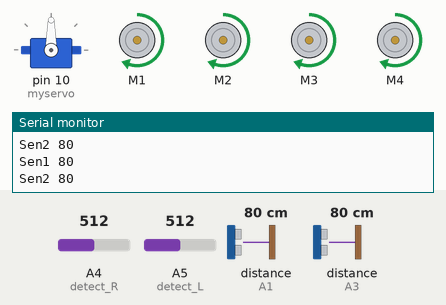
Simulated run of this sketch. Board: Arduino Uno, built with avr-gcc and run on an emulated ATmega328P. On the bench: servo, 4 × DC motor (green arrow = forward, orange = backward, longer = faster), the last lines printed to the serial monitor. The test bench sets the inputs (shaded band); at power-on: distance to the obstacle (sensors on A1, A3) 80 cm, A4 (detect_R) = 512, A5 (detect_L) = 512. The echo pulse lasts 58.3 µs per cm.

Above: at 2.2 s.
2.3 s: distance to the obstacle (sensor on A1) set to 33 cm
3.8 s: distance to the obstacle (sensor on A1) set to 26 cm
At 6.4 s:
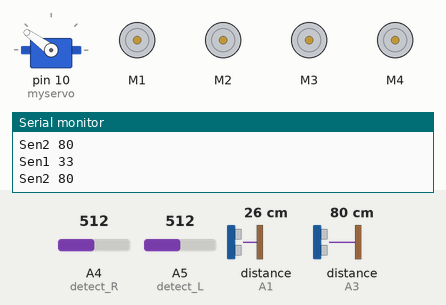
At 7.9 s:
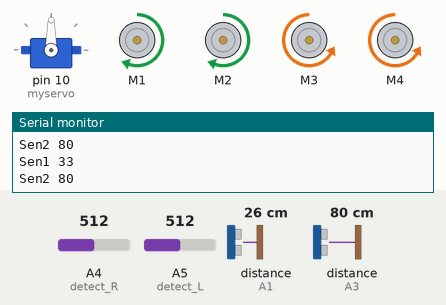
Timing chart, 0 to 12.8 s (numbered marks = the images above; inputs shaded):
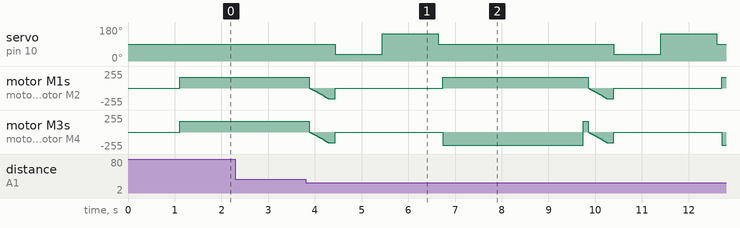

The sketch:

MopCar.ino
```cpp
#include <AFMotor.h>
#include <Servo.h>
#include <NewPing.h>
#include <Ultrasonic.h>

Ultrasonic ultrasonic1(A0, A1);
Ultrasonic ultrasonic2(A2, A3);

#define TRIG_PIN A0
#define ECHO_PIN A1
#define TRIG_PIN2 A2
#define ECHO_PIN2 A3
#define MAX_DISTANCE 300
#define MAX_DISTANCE2 300
#define MAX_SPEED 160
#define MAX_SPEED_OFFSET 40
#define COLL_DIST 30
#define TURN_DIST COLL_DIST+20
NewPing sonar(TRIG_PIN, ECHO_PIN, MAX_DISTANCE);
NewPing sonar2(TRIG_PIN2, ECHO_PIN2, MAX_DISTANCE2);
AF_DCMotor leftMotor1(1, MOTOR12_1KHZ);
AF_DCMotor leftMotor2(2, MOTOR12_1KHZ);
AF_DCMotor rightMotor1(3, MOTOR34_1KHZ);
AF_DCMotor rightMotor2(4, MOTOR34_1KHZ);
Servo myservo;
int detect_R = A4;
int detect_L = A5;
int IR_value_R;
int IR_value_L;
int leftDistance, rightDistance;
int curDist = 0;
int curDist2 = 0;
String motorSet = "";
int speedSet = 0;


void setup() {
  Serial.begin(115200);
  pinMode(detect_R,INPUT);
  pinMode(detect_L,INPUT);
  myservo.attach(10);
  myservo.write(90);
  delay(1000);
 }


void loop() {
  myservo.write(90);
  delay(90);
  //curDist = readPing();
  //curDist2 = readPing2();

  curDist = ultrasonic1.read();
  curDist2 = ultrasonic2.read();
  IR_value_R = analogRead(detect_R);
  IR_value_L = analogRead(detect_L);

  if ((curDist < COLL_DIST)||(curDist2 < COLL_DIST)||(IR_value_R < 100)||(IR_value_L < 100)) {changePath();}
  //if ((curDist < COLL_DIST)||(curDist2 < COLL_DIST)) {changePath();}
  Serial.print("Sen1 ");
  Serial.println(curDist);
  Serial.print("Sen2 ");
  Serial.println(curDist2);
  moveForward();
  //delay(500);
  delay(5);
  }


void changePath() {
  moveStop();
  moveBackward();
  delay(150);
  moveStop();
  myservo.write(36);
    delay(500);
    rightDistance = ultrasonic1.read();
    delay(500);
    myservo.write(144);
    delay(700);
    leftDistance = ultrasonic1.read();
    delay(500);
    myservo.write(90);
    delay(100);
    compareDistance();
  }


void compareDistance()
{
  if (leftDistance>rightDistance)
  {
    turnLeft();
  }
  else if (rightDistance>leftDistance)
  {
    turnRight();
  }
   else
  {
    turnAround();
  }
}


int readPing() {
  delay(70);
  unsigned int uS = sonar.ping();
  int cm = uS/US_ROUNDTRIP_CM;
  return cm;
}

// fix sonar2
int readPing2() {
  delay(70);
  unsigned int uS = sonar2.ping();
  int cm = uS/US_ROUNDTRIP_CM;
  return cm;
}


void moveStop() {leftMotor1.run(RELEASE); leftMotor2.run(RELEASE); rightMotor1.run(RELEASE); rightMotor2.run(RELEASE);}

void moveForward() {
    motorSet = "FORWARD";
    leftMotor1.run(FORWARD);
    leftMotor2.run(FORWARD);
    rightMotor1.run(FORWARD);
    rightMotor2.run(FORWARD);
  for (speedSet = 0; speedSet < MAX_SPEED; speedSet +=2)
  {
    leftMotor1.setSpeed(speedSet);
    leftMotor2.setSpeed(speedSet);
    rightMotor1.setSpeed(speedSet);
    rightMotor2.setSpeed(speedSet);
    //delay(5);
  }
}

void moveBackward() {
    motorSet = "BACKWARD";
    leftMotor1.run(BACKWARD);
    leftMotor2.run(BACKWARD);
    rightMotor1.run(BACKWARD);
    rightMotor2.run(BACKWARD);
  for (speedSet = 0; speedSet < MAX_SPEED; speedSet +=2)
  {
    leftMotor1.setSpeed(speedSet);
    leftMotor2.setSpeed(speedSet);
    rightMotor1.setSpeed(speedSet);
    rightMotor2.setSpeed(speedSet);
    delay(5);
  }
}

void turnRight() {
  motorSet = "RIGHT";
  leftMotor1.run(FORWARD);
  leftMotor2.run(FORWARD);
  rightMotor1.run(BACKWARD);
  rightMotor2.run(BACKWARD);
  rightMotor1.setSpeed(speedSet+MAX_SPEED_OFFSET);
  rightMotor2.setSpeed(speedSet+MAX_SPEED_OFFSET);
  //delay(1500);
  delay(1800);//700aung
  motorSet = "FORWARD";
  leftMotor1.run(FORWARD);
  leftMotor2.run(FORWARD);
  rightMotor1.run(FORWARD);
  rightMotor2.run(FORWARD);
}

void turnLeft() {
  motorSet = "LEFT";
  leftMotor1.run(BACKWARD);
  leftMotor2.run(BACKWARD);
  leftMotor1.setSpeed(speedSet+MAX_SPEED_OFFSET);
  leftMotor2.setSpeed(speedSet+MAX_SPEED_OFFSET);
  rightMotor1.run(FORWARD);
  rightMotor2.run(FORWARD);
  //delay(1500);
  delay(1800);
  motorSet = "FORWARD";
  leftMotor1.run(FORWARD);
  leftMotor2.run(FORWARD);
  rightMotor1.run(FORWARD);
  rightMotor2.run(FORWARD);
}

void turnAround() {
  motorSet = "RIGHT";
  leftMotor1.run(FORWARD);
  leftMotor2.run(FORWARD);
  rightMotor1.run(BACKWARD);
  rightMotor2.run(BACKWARD);
  rightMotor1.setSpeed(speedSet+MAX_SPEED_OFFSET);
  rightMotor2.setSpeed(speedSet+MAX_SPEED_OFFSET);
  //delay(1700);
  delay(3000);//aung
  motorSet = "FORWARD";
  leftMotor1.run(FORWARD);
  leftMotor2.run(FORWARD);
  rightMotor1.run(FORWARD);
  rightMotor2.run(FORWARD);
}
```

Measured:
- the behaviour switches between 30 and 29 cm on distance to the obstacle (sensor on A1) (found by bisection; images 0 and 1)
- after the input at 3.8 s, servo on pin 10 (myservo): 90° → 36° after 0.64 s, → 144° 1.0 s later, → 90° 1.2 s later, → 36° 3.8 s later, … (6 changes in this stretch)
